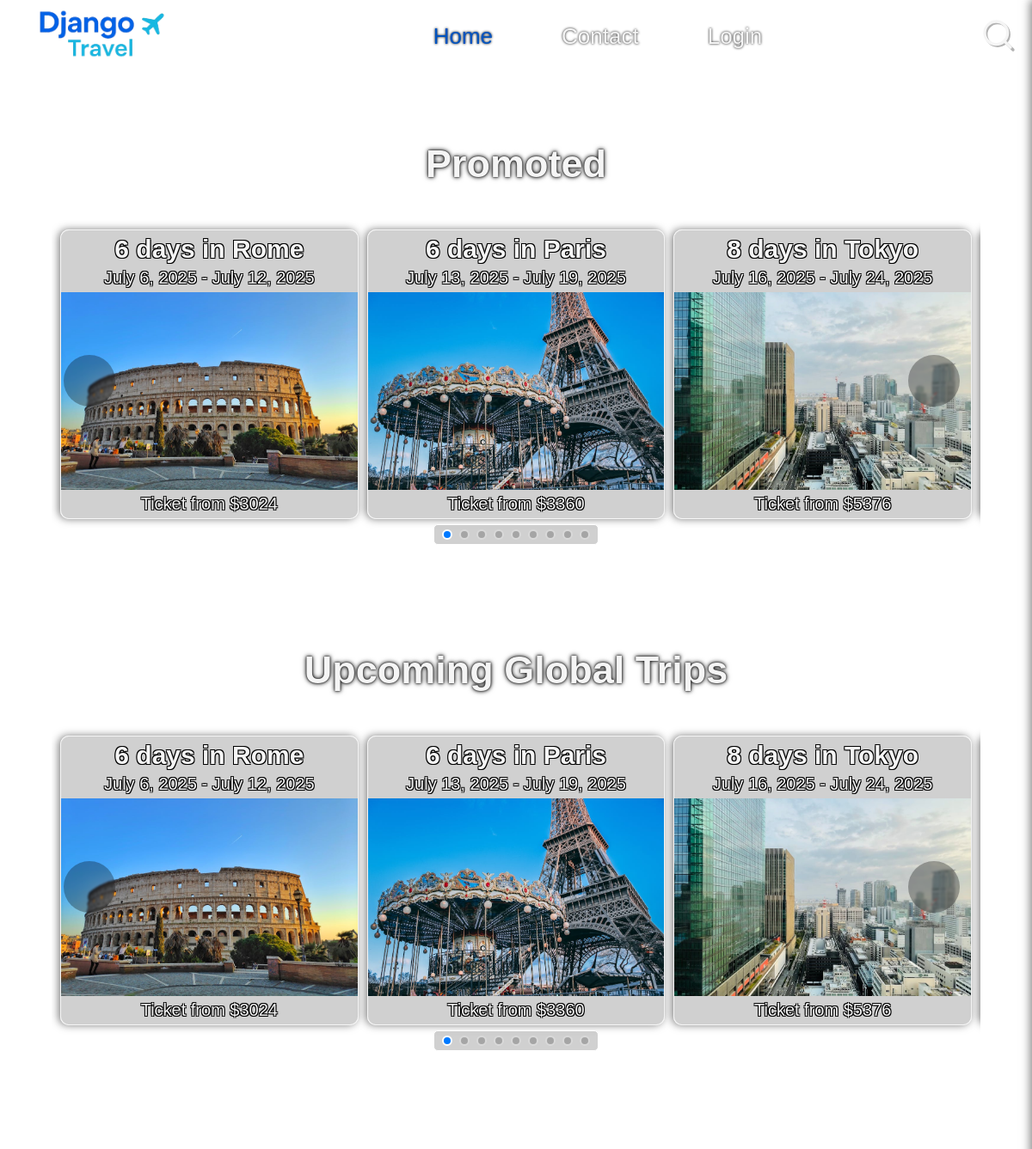
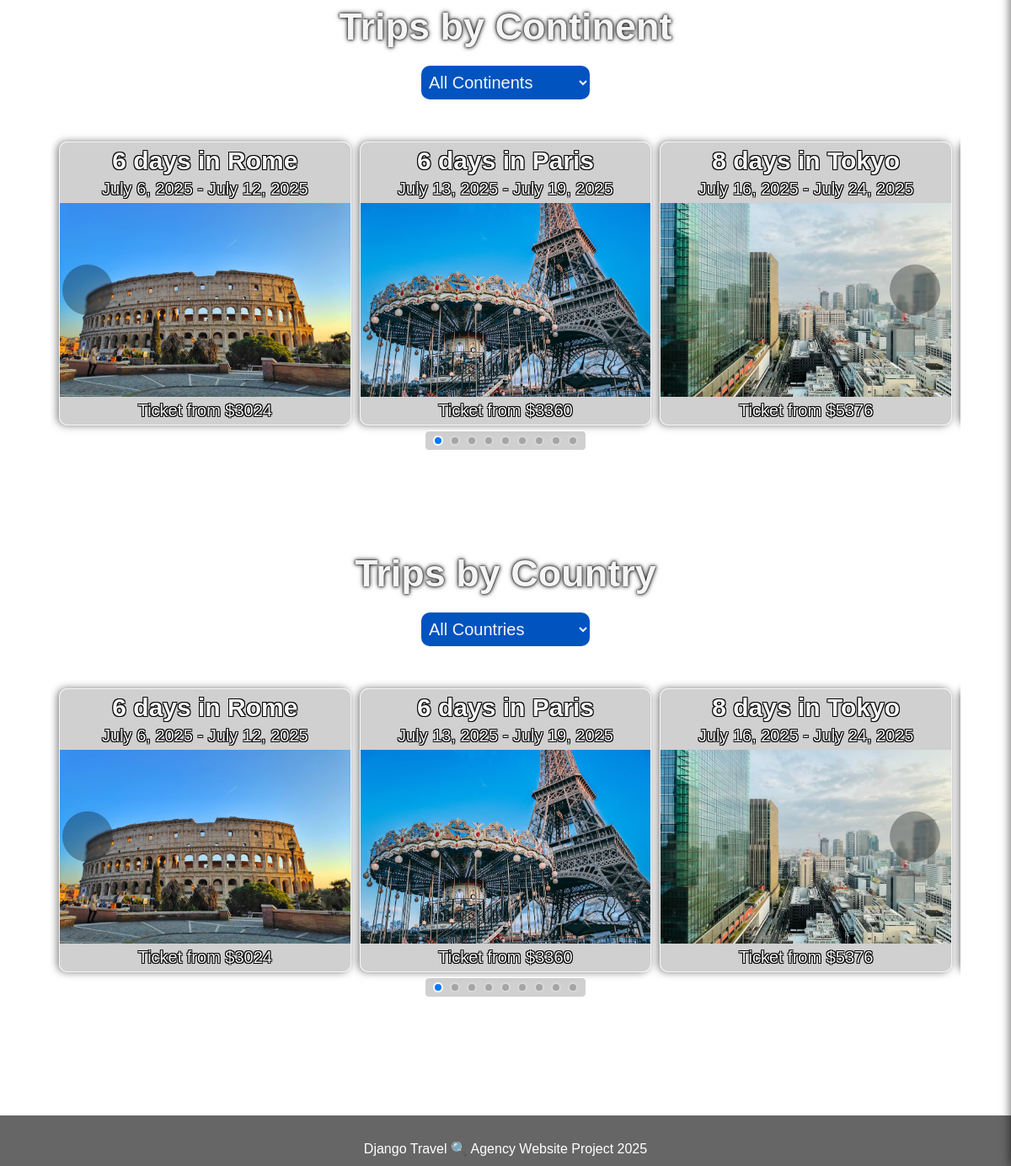
The page / on the database its author committed (2 pictures, top to bottom).
### travel/models/trip_models.py (models this page shows, shortened)
class Trip(models.Model):
    hotel = models.ForeignKey(Hotel, related_name='hotel_trips', on_delete=models.CASCADE, null=True, help_text='Hotel where clients make bookings')
    city = models.ForeignKey(City, related_name='city_trips', on_delete=models.CASCADE, null=True, blank=True)
    airport = models.ForeignKey(Airport, related_name='airport_trips', on_delete=models.CASCADE, null=True, blank=True)
    departure_date = models.DateField(help_text='When trip begins')
    return_date = models.DateField(help_text='When trip ends')
    profit_on_adult = models.DecimalField(max_digits=10, decimal_places=2, default=0.12,
                                          help_text='example: 0.10 represent 10 % of hotel price ' \
                                          'to be added to the final cost')
    profit_on_child = models.DecimalField(max_digits=10, decimal_places=2, default=0.08,
                                          help_text='example: 0.10 represent 10 % of hotel price ' \
                                          'to be added to the final cost')
    tickets = models.PositiveIntegerField(default=1, help_text='Number of tickets including adults and children')
    promoted = models.BooleanField(default=False, help_text='Check if this trip is going to promoted section of trips')
    available = models.BooleanField(default=True, help_text='If trip is available')
    def __str__(self):
         return f' {self.calculate_duration()} days in {self.hotel.city}'
    def calculate_duration(self):
        return calculate_trip_duration(self.departure_date, self.return_date)
    def calculate_adult_price(self, quantity=1):
        return service_calculate_adult_price(
            self.hotel.price_per_day, self.profit_on_adult,
            self.departure_date, self.return_date,
            quantity)

### travel/models/location_models.py (models this page shows, shortened)
class Hotel(models.Model):
    name = models.CharField(max_length=100, help_text='Hotel name')
    stars = models.PositiveIntegerField(validators=
                                        [MinValueValidator(1),
                                         MaxValueValidator(5)], help_text='Hotel Stars')
    description = models.TextField(help_text='Description of the hotel')
    city = models.ForeignKey(City, related_name='hotels',
                             on_delete=models.CASCADE, help_text='City')
    capacity = models.PositiveIntegerField(help_text='Hotel capacity reserved for our agency')
    price_per_day = models.DecimalField(max_digits=10, decimal_places=2,
                                        help_text= 'Base price per day')
    bb_price = models.DecimalField(max_digits=10, decimal_places=2,
        null=True, blank=True,
        help_text='Additional price per day for Bed & Breakfast')
    hb_price = models.DecimalField(max_digits=10, decimal_places=2,
        null=True, blank=True,
        help_text='Additional price per day for Half Board')
    fb_price = models.DecimalField(max_digits=10, decimal_places=2,
        null=True, blank=True,
        help_text='Additional price per day for Full Board')
    ai_price = models.DecimalField(max_digits=10, decimal_places=2,
        null=True, blank=True,
        help_text='Additional price per day for All Inclusive')

class City(models.Model):
    class Meta:
        verbose_name_plural = "Cities"
    name = models.CharField(max_length=30, help_text='City name')
    description = models.TextField(null=True, blank=True, help_text='City description')
    image = models.ImageField(upload_to='city_images/', blank=True, null=True)
    country = models.ForeignKey(Country, related_name='cities',
                                on_delete=models.CASCADE, help_text='Country')
    car_rental_option = models.BooleanField(help_text='Car rental option')
    car_rental_cost = models.IntegerField(null=True, blank=True,
                                          help_text='Car rental cost per day in this City')
    def __str__(self):
        return self.name

### pages/views.py (the view)
# urls.py: path('', HomeView.as_view(), name='home'),
class HomeView(ListView):
    template_name = 'index.html'
    context_object_name = 'trips_promoted'
    def get_tomorrow(self):
        return timezone.now() + timedelta(days=1)
    def get_queryset(self):
        tomorrow = self.get_tomorrow()
        return Trip.objects.filter(
            promoted=True,
            available=True,
            departure_date__gt=tomorrow
        ).order_by('departure_date')
    def get_context_data(self, **kwargs):
        context = super().get_context_data(**kwargs)
        tomorrow = self.get_tomorrow()
        base_queryset = Trip.objects.filter(
            available=True,
            departure_date__gt=tomorrow
        )
        selected_continent_id = self.request.GET.get('continent_id')
        selected_country_id = self.request.GET.get('country_id')
        trips_for_continent_carousel = base_queryset
        if selected_continent_id:
            trips_for_continent_carousel = trips_for_continent_carousel.filter(
                city__country__continent__pk=selected_continent_id
            )
        trips_for_country_carousel = base_queryset
        if selected_country_id:
            trips_for_country_carousel = trips_for_country_carousel.filter(
                city__country__pk=selected_country_id
            )
        trips_promoted = base_queryset.filter(promoted=True).order_by('departure_date')
        trips_global = base_queryset.order_by('departure_date')
        trips_by_continent = {
            continent: base_queryset.filter(city__country__continent=continent).order_by('departure_date')
            for continent in Continent.objects.all()
        }
        trips_by_country = {
            country: base_queryset.filter(city__country=country).order_by('departure_date')
            for country in Country.objects.all()
        }
        context.update({
            'trips_promoted': trips_promoted,
            'trips_global': trips_global,
            'trips_for_continent_carousel': trips_for_continent_carousel.order_by('departure_date'),
            'trips_for_country_carousel': trips_for_country_carousel.order_by('departure_date'),
            'trips_continent': trips_by_continent,
            'trips_country': trips_by_country,
            'selected_continent_id': selected_continent_id,
            'selected_country_id': selected_country_id,
        })
        return context

### travel/context_processors.py (called while the page is built)
def trip_search_form(request):
    countries_json = json.dumps([
        {'id': country.id, 'name': country.name, 'continent_id': country.continent.id}
        for country in Country.objects.all()
    ])
    continents_json = json.dumps([
        {'id': continent.id, 'name': continent.name}
        for continent in Continent.objects.all()
    ])
    cities_json = json.dumps([
        {'id': city.id, 'name': city.name, 'country_id': city.country.id, 'continent_id': city.country.continent.id}
        for city in City.objects.all()
    ])
    return {
        'trip_search_form': TripSearchForm(),
        'countries_json': countries_json,
        'continents_json': continents_json,
        'cities_json': cities_json,
    }

### travel/models/location_models.py (called while the page is built)
    def __str__(self):
        return self.name

    def __str__(self):
        return self.name

    def __str__(self):
        return self.name

### travel/services/trip_services.py (called while the page is built)
def calculate_trip_duration(departure_date, return_date):
    return (return_date - departure_date).days

def calculate_adult_price(hotel_price_per_day, profit_on_adult, departure_date, return_date, quantity=1):
    duration = calculate_trip_duration(departure_date, return_date)
    base_price = hotel_price_per_day * duration
    adult_price = base_price + (base_price * Decimal(profit_on_adult))
    return adult_price * quantity

### pages/templates/index.html (shortened to what this page needs)
{% extends "base.html" %}
{% load static %}
{% block content %}
<link rel="stylesheet" href="{% static 'css/pages/index.css' %}">
<link rel="stylesheet" href="https://unpkg.com/swiper/swiper-bundle.min.css" />
<div class="section-for-swiper">
    <h2 class="title1-presets">Promoted</h2>
    <div class="swiper-container">
        <div class="swiper-wrapper">
            {% for trip in trips_promoted %}
            <div class="container-presets swiper-slide">
                <a href="{% url 'trip_info' pk=trip.pk %}" class="swiper-slide-link">
                <h2 class="swiper-slide-title">{{ trip }}</h2>
                <div class="swiper-slide-dates">
                    <span>{{ trip.departure_date }} - </span><span>{{ trip.return_date }}</span>
                </div>
                <div class="swiper-slide-image-container">
                    {% if trip.hotel.city.image %}
                    <img src="{{ trip.hotel.city.image.url }}" alt="City image" class="swiper-slide-image">
                    {% endif %}
                </div>
                <div class="swiper-slide-price">
                    Ticket from ${{ trip.calculate_adult_price|floatformat:0 }}
                </div>
                </a>
            </div>
            {% endfor %}
        </div>
        <div class="swiper-pagination"></div>
        <div class="swiper-button-prev"></div>
        <div class="swiper-button-next"></div>
    </div>
</div>
<div class="section-for-swiper">
    <h2 class="title1-presets">Upcoming Global Trips</h2>
    <div class="swiper-container">
        <div class="swiper-wrapper">
            {% for trip in trips_global %}
            <div class="container-presets swiper-slide">
                <a href="{% url 'trip_info' pk=trip.pk %}" class="swiper-slide-link">
                <h2 class="swiper-slide-title">{{ trip }}</h2>
                <div class="swiper-slide-dates">
                    <span>{{ trip.departure_date }} - </span><span>{{ trip.return_date }}</span>
                </div>
                <div class="swiper-slide-image-container">
                    {% if trip.hotel.city.image %}
                    <img src="{{ trip.hotel.city.image.url }}" alt="City image" class="swiper-slide-image">
                    {% endif %}
                </div>
                <div class="swiper-slide-price">
                    Ticket from ${{ trip.calculate_adult_price|floatformat:0 }}
                </div>
                </a>
            </div>
            {% endfor %}
        </div>
        <div class="swiper-pagination"></div>
        <div class="swiper-button-prev"></div>
        <div class="swiper-button-next"></div>
    </div>
</div>
<div class="section-for-swiper">
    <h2 class="title1-presets">Trips by Continent</h2>
    <form method="get" action="{% url 'home' %}">
        <select class="swiper-filter-selector" name="continent_id" onchange="this.form.submit()">
            <option value="">All Continents</option>
        </select>
    </form>
    <div class="swiper-container">
        <div class="swiper-wrapper">
            {% for trip in trips_for_continent_carousel %}
                <div class="container-presets swiper-slide">
                    <a href="{% url 'trip_info' pk=trip.pk %}" class="swiper-slide-link">
                        <h2 class="swiper-slide-title">{{ trip }}</h2>
                        <div class="swiper-slide-dates">
                            <span>{{ trip.departure_date }} - </span><span>{{ trip.return_date }}</span>
                        </div>
                        <div class="swiper-slide-image-container">
                            {% if trip.hotel.city.image %}
                                <img src="{{ trip.hotel.city.image.url }}" alt="City image" class="swiper-slide-image">
                            {% endif %}
                        </div>
                        <div class="swiper-slide-price">
                            Ticket from ${{ trip.calculate_adult_price|floatformat:0 }}
                        </div>
                    </a>
                </div>
            {% endfor %}
        </div>
        <div class="swiper-pagination"></div>
        <div class="swiper-button-prev"></div>
        <div class="swiper-button-next"></div>
    </div>
</div>
<div class="section-for-swiper">
    <h2 class="title1-presets">Trips by Country</h2>
    <form method="get" action="{% url 'home' %}">
        <select class="swiper-filter-selector" name="country_id" onchange="this.form.submit()">
            <option value="">All Countries</option>
        </select>
    </form>
    <div class="swiper-container">
        <div class="swiper-wrapper">
            {% for trip in trips_for_country_carousel %}
                <div class="container-presets swiper-slide">
                    <a href="{% url 'trip_info' pk=trip.pk %}" class="swiper-slide-link">
                        <h2 class="swiper-slide-title">{{ trip }}</h2>
                        <div class="swiper-slide-dates">
                            <span>{{ trip.departure_date }} - </span><span>{{ trip.return_date }}</span>
                        </div>
                        <div class="swiper-slide-image-container">
                            {% if trip.hotel.city.image %}
                                <img src="{{ trip.hotel.city.image.url }}" alt="City image" class="swiper-slide-image">
                            {% endif %}
                        </div>
                        <div class="swiper-slide-price">
                            Ticket from ${{ trip.calculate_adult_price|floatformat:0 }}
                        </div>
                    </a>
                </div>
            {% endfor %}
        </div>
        <div class="swiper-pagination"></div>
        <div class="swiper-button-prev"></div>
        <div class="swiper-button-next"></div>
    </div>
</div>
{% endblock %}

### pages/static/css/style.css (style rules this page uses)
:root { --background-image: url('/static/images/background.jpg'); --profile-image: url('/static/images/profile_picture.jpg'); --font:"Trebuchet MS", Arial, sans-serif; --text-color: whitesmoke; --light-blue: rgb(0, 187, 255); --dark-blue: rgb(1, 83, 192); --red: rgb(200, 0, 0); --black:rgb(38, 38, 38); --light-blue-transparent: rgba(0, 187, 255, 0.5); --dark-blue-transparent: rgba(1, 83, 192, 0.5); --text-shadow-black: 0 0 3px rgba(0, 0, 0, 1); --box-shadow: -2px 0 10px rgba(0, 0, 0, 0.5); --box-shadow-black-surround: 0 0 10px 2px rgba(0, 0, 0, 0.5); --box-shadow-light-blue-surround: 0 0 10px 2px rgba(0, 187, 255, 0.4); --box-shadow-dark-blue-surround: 0 0 10px 2px rgb(1, 83, 192, 0.4); --box-shadow-light-blue: -1px 0 8px rgba(0, 187, 255, 0.5); --box-shadow-dark-blue: 2px -2px 3px rgb(1, 83, 192, 0.4); --text-shadow-layered-black: 0 0 2px rgba(0, 0, 0, 0.9), 0 0 4px rgba(0, 0, 0, 0.8), 0 0 6px rgba(0, 0, 0, 0.6); --text-shadow-strong-black: 0 0 6px rgba(0, 0, 0, 1); --text-shadow-crisp-black: -1px -1px 0 black, 1px -1px 0 black, -1px 1px 0 black, 1px 1px 0 black; }
@media (max-width: 999999px) { * { padding: 0; margin: 0; box-sizing: border-box; font-family: var(--font); } }
@media (max-width: 999999px) { a { text-decoration: none; color: var(--text-color); transition: 0.8s ease; } }
@media (max-width: 999999px) { html,body { height: 100%; flex-direction: column; overflow-x: hidden; flex:1; scroll-behavior: smooth; background: var(--background-image) no-repeat center center fixed; background-size: cover; } }
@media (max-width: 999999px) { .container-presets { border: 1px solid rgba(255, 255, 255, 0.8); border-radius: 10px; background-color: rgba(100, 100, 100, 0.3); backdrop-filter: blur(0.1rem); box-shadow: -2px 0 10px rgba(0, 0, 0, 0.5); } }
@media (max-width: 999999px) { .title1-presets { font-size: 45px; margin-bottom: 20px; text-shadow: var(--text-shadow-layered-black); } }

### rows shown on the page
Trip: departure_date+return_date+hotel "6 days in Rome", departure_date "July 6, 2025", return_date "July 12, 2025", hotel.city.image (picture), calculate_adult_price "3024"
Trip: departure_date+return_date+hotel "6 days in Paris", departure_date "July 13, 2025", return_date "July 19, 2025", hotel.city.image (picture), calculate_adult_price "3360"
Trip: departure_date+return_date+hotel "8 days in Tokyo", departure_date "July 16, 2025", return_date "July 24, 2025", hotel.city.image (picture), calculate_adult_price "5376"
